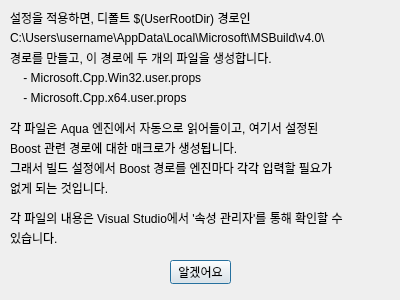
<?xml version="1.0" encoding="UTF-8"?>
<ui version="4.0">
 <class>boost170dialog</class>
 <widget class="QDialog" name="boost170dialog">
  <property name="windowModality">
   <enum>Qt::NonModal</enum>
  </property>
  <property name="geometry">
   <rect>
    <x>0</x>
    <y>0</y>
    <width>400</width>
    <height>300</height>
   </rect>
  </property>
  <property name="windowTitle">
   <string>Boost 경로 매크로 설정(VS2019) - 자세히</string>
  </property>
  <widget class="QLabel" name="label">
   <property name="geometry">
    <rect>
     <x>10</x>
     <y>10</y>
     <width>381</width>
     <height>16</height>
    </rect>
   </property>
   <property name="text">
    <string>설정을 적용하면, 디폴트 $(UserRootDir) 경로인</string>
   </property>
  </widget>
  <widget class="QPushButton" name="quit">
   <property name="geometry">
    <rect>
     <x>170</x>
     <y>260</y>
     <width>61</width>
     <height>24</height>
    </rect>
   </property>
   <property name="text">
    <string>알겠어요</string>
   </property>
  </widget>
  <widget class="QLabel" name="label_2">
   <property name="geometry">
    <rect>
     <x>10</x>
     <y>30</y>
     <width>381</width>
     <height>16</height>
    </rect>
   </property>
   <property name="text">
    <string>C:\Users\username\AppData\Local\Microsoft\MSBuild\v4.0\</string>
   </property>
  </widget>
  <widget class="QLabel" name="label_3">
   <property name="geometry">
    <rect>
     <x>10</x>
     <y>50</y>
     <width>381</width>
     <height>16</height>
    </rect>
   </property>
   <property name="text">
    <string>경로를 만들고, 이 경로에 두 개의 파일을 생성합니다.</string>
   </property>
  </widget>
  <widget class="QLabel" name="label_4">
   <property name="geometry">
    <rect>
     <x>10</x>
     <y>70</y>
     <width>381</width>
     <height>16</height>
    </rect>
   </property>
   <property name="text">
    <string>    - Microsoft.Cpp.Win32.user.props</string>
   </property>
  </widget>
  <widget class="QLabel" name="label_5">
   <property name="geometry">
    <rect>
     <x>10</x>
     <y>90</y>
     <width>381</width>
     <height>16</height>
    </rect>
   </property>
   <property name="text">
    <string>    - Microsoft.Cpp.x64.user.props</string>
   </property>
  </widget>
  <widget class="QLabel" name="label_6">
   <property name="geometry">
    <rect>
     <x>10</x>
     <y>120</y>
     <width>381</width>
     <height>16</height>
    </rect>
   </property>
   <property name="text">
    <string>각 파일은 Aqua 엔진에서 자동으로 읽어들이고, 여기서 설정된</string>
   </property>
  </widget>
  <widget class="QLabel" name="label_7">
   <property name="geometry">
    <rect>
     <x>10</x>
     <y>140</y>
     <width>381</width>
     <height>16</height>
    </rect>
   </property>
   <property name="text">
    <string>Boost 관련 경로에 대한 매크로가 생성됩니다.</string>
   </property>
  </widget>
  <widget class="QLabel" name="label_8">
   <property name="geometry">
    <rect>
     <x>10</x>
     <y>160</y>
     <width>381</width>
     <height>16</height>
    </rect>
   </property>
   <property name="text">
    <string>그래서 빌드 설정에서 Boost 경로를 엔진마다 각각 입력할 필요가</string>
   </property>
  </widget>
  <widget class="QLabel" name="label_9">
   <property name="geometry">
    <rect>
     <x>10</x>
     <y>180</y>
     <width>381</width>
     <height>16</height>
    </rect>
   </property>
   <property name="text">
    <string>없게 되는 것입니다.</string>
   </property>
  </widget>
  <widget class="QLabel" name="label_10">
   <property name="geometry">
    <rect>
     <x>10</x>
     <y>210</y>
     <width>381</width>
     <height>16</height>
    </rect>
   </property>
   <property name="text">
    <string>각 파일의 내용은 Visual Studio에서 '속성 관리자'를 통해 확인할 수</string>
   </property>
  </widget>
  <widget class="QLabel" name="label_11">
   <property name="geometry">
    <rect>
     <x>10</x>
     <y>230</y>
     <width>381</width>
     <height>16</height>
    </rect>
   </property>
   <property name="text">
    <string>있습니다.</string>
   </property>
  </widget>
 </widget>
 <tabstops>
  <tabstop>quit</tabstop>
 </tabstops>
 <resources/>
 <connections/>
</ui>
